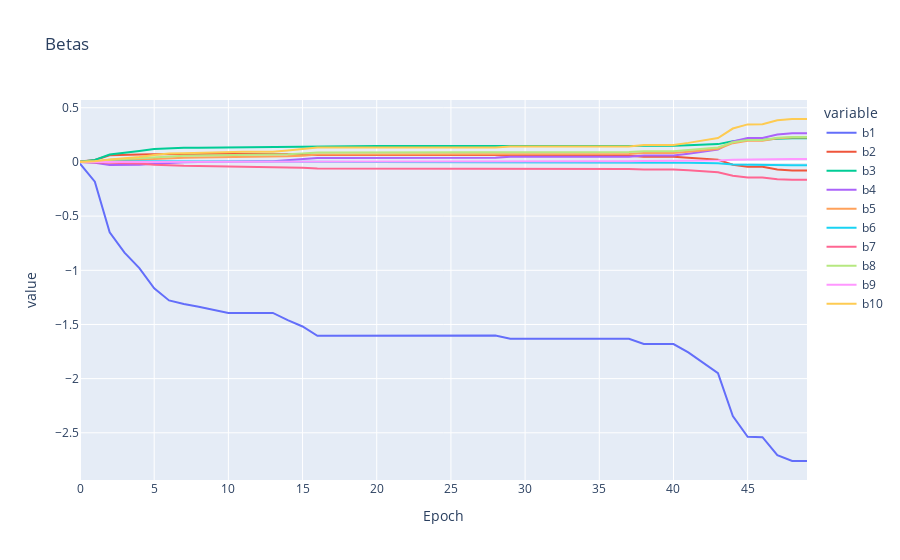

Here is the notebook cell this chart was saved with:
### Code cell
df = pd.DataFrame(store_epoch["betas"])
betas = ["b" + str(i + 1) for i in range(10)]
df.columns = betas
df["Epoch"] = df.index

fig = px.line(df, x="Epoch", y=betas, title="Betas")
fig.show()
